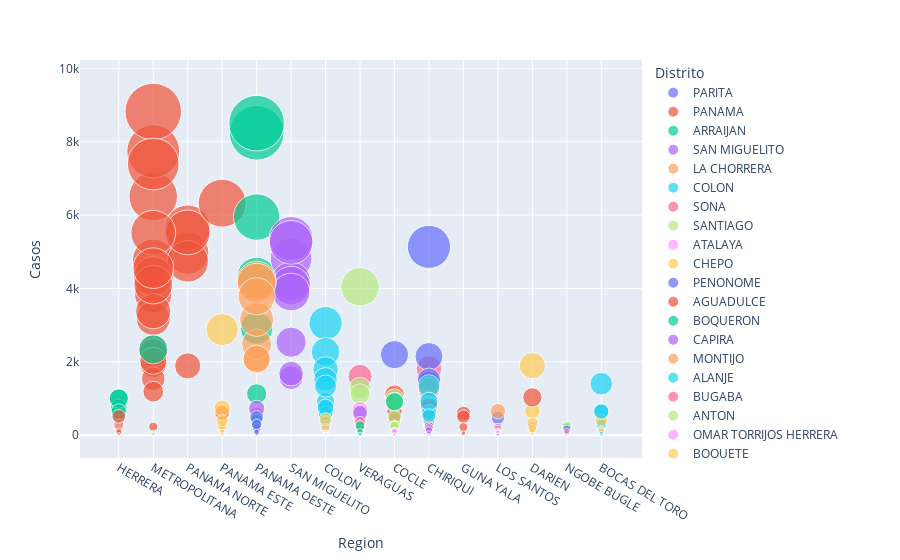

Notebook code for this chart:
### Code cell
fig2 = px.scatter(df, x=df['Region'],
                     y=df['Casos'],size="Casos",color="Distrito",hover_name=df["Corregimiento"],
                     size_max=40)
fig2
